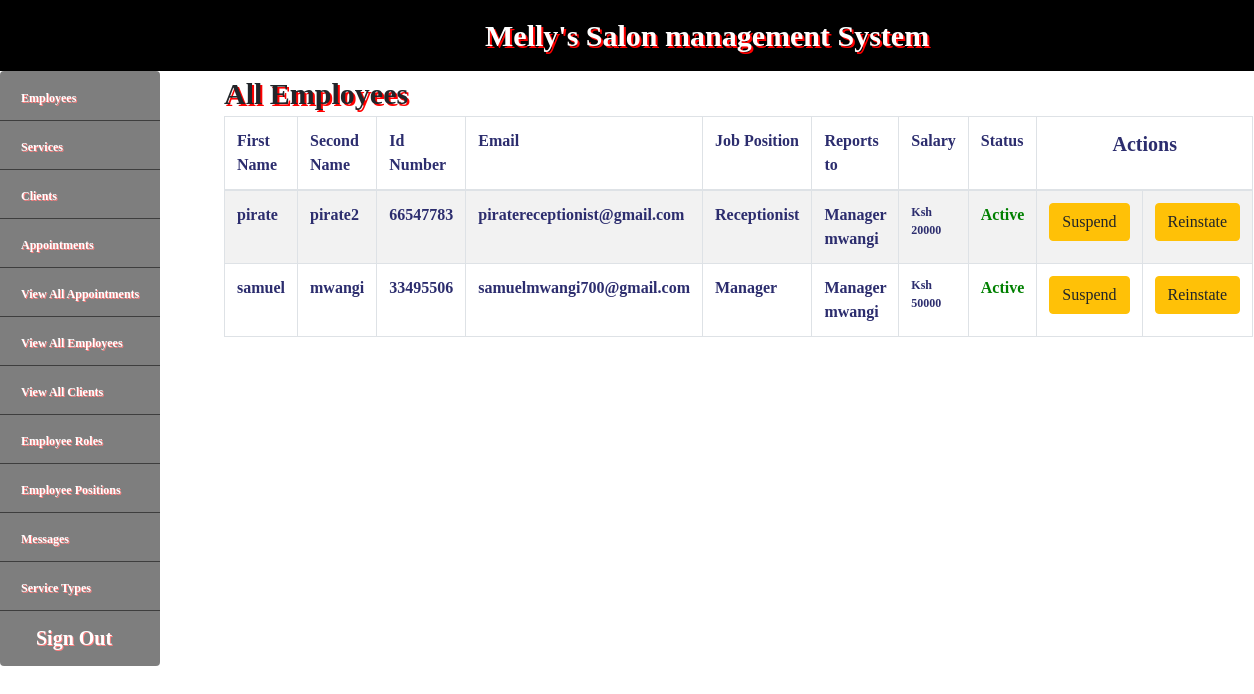
The page /Admin/emp.php (signed in) on the database its author committed.
### tables this page shows
CREATE TABLE `users` (
  `id` int(8) NOT NULL,
  `fname` varchar(100) NOT NULL,
  `sname` varchar(100) NOT NULL,
  `username` varchar(15) NOT NULL,
  `email` varchar(50) NOT NULL,
  `password` varchar(1000) NOT NULL,
  `c_id` int(8) NOT NULL,
  `c_tel` int(10) NOT NULL,
  `age` int(3) NOT NULL,
  `nationality` varchar(100) NOT NULL,
  `position` varchar(100) NOT NULL,
  `boss` varchar(50) NOT NULL,
  `pay` int(11) NOT NULL,
  `status` int(11) NOT NULL DEFAULT '1',
  `type` varchar(100) NOT NULL DEFAULT 'Customer',
  `time` timestamp NOT NULL DEFAULT CURRENT_TIMESTAMP
);

### Admin/emp.php (the view, shortened to what this page needs)
<?php
include('config.php');
if(isset($_SESSION['user'])){
?>
  <!DOCTYPE html>
  <html lang="en" dir="ltr">
  <head>
    <link rel="stylesheet" href="../Assets/css/bootstrap.min.css">
    <link rel="stylesheet" href="../Assets/css/custom.css">
  </head>
    <body>
      <div class="row">
      <nav class="navbar container-fluid">
      <div class="navbar-brand"id="header"><a href="dashboard.php" style="color:white;text-decoration:none;">Melly's Salon management System</a>
      </div>
      </div>
      <div class="container-fluid">
      <div class="row">
        <div class="col-lg-2 col-md-2 col-sm-2" style="margin-left:0px;">
        <?php include('sidebar.php'); ?>
        </div>
        <div class="col-lg-10 col-md-10 col-sm-10">
          <span id="header">All Employees</span>
          <table class="table table-bordered table-striped"style="color:#2C2D6E;font-family:cursive;font-weight:bold;">
            <thead>
              <tr>
                <td>First Name</td>
                <td>Second Name</td>
                <td>Id Number</td>
                <td>Email</td>
                <td>Job Position</td>
                <td>Reports to</td>
                <td>Salary</td>
                <td>Status</td>
                <td colspan="2" class="text-center" style="font-size:20px">Actions</td>
              </tr>
            </thead>
            <tbody>
              <?php
              $c="SELECT * FROM users WHERE type='Employee'";
              $qr=mysqli_query($conn,$c);
              while($ro=mysqli_fetch_array($qr)){
                $fn=$ro['fname'];
                $sn=$ro['sname'];
                ?>
              <tr>
                <td><?php echo $fn;?></td>
                <td><?php echo $sn;?></td>
                <td><?php echo $ro['c_id'];?></td>
                <td><?php echo $ro['email'];?></td>
                <td><?php echo $ro['position'];?></td>
                <td><?php echo $ro['boss'];?></td>
                <td style="font-size:12px;"><?php echo "Ksh ".$ro['pay'];?></td>
                <td><?php
                if($ro['status']==1){
                  echo "<span style='color:green'>Active</span>";
                }else{
                  echo "<span style='color:red'>Suspended</span>";
                }
                ?></td>
                <td><a  class="btn btn-warning btn-block"href="emp.php?sack=<?php echo $ro['id'];?>">Suspend</a></td>
                <td><a  class="btn btn-warning btn-block"href="emp.php?active=<?php echo $ro['id'];?>">Reinstate</a></td>
              </tr>
            <?php } ?>
            </tbody>
          </table>
        </div>
    </div>
    </body>
  </html>
<?php } else{
  header("Location: ../Admin");
}?>

### Admin/sidebar.php
<div class="row sidebar">
<ul class="list-group">
    <li class="list-group-item"><a href="employees.php">Employees</a></li>
  <li class="list-group-item"><a href="services.php">Services</a></li>
  <li class="list-group-item"><a href="clients.php">Clients</a></li>
  <li class="list-group-item"><a href="appointments.php">Appointments</a></li>
  <li class="list-group-item"><a href="view_all.php">View All Appointments</a></li>
  <li class="list-group-item"><a href="emp.php">View All Employees</a></li>
  <li class="list-group-item"><a href="ac.php">View All Clients</a></li>
  <li class="list-group-item"><a href="eroles.php">Employee Roles</a></li>
  <li class="list-group-item"><a href="ranks.php">Employee Positions</a></li>
  <li class="list-group-item"><a href="messages.php">Messages</a></li>
  <li class="list-group-item"><a href="types.php">Service Types</a></li>
  <li class="list-group-item"><a href="logout.php" style="font-size:20px">&nbsp;&nbsp;&nbsp;Sign Out</a></li>
</ul>
</div>

### Assets/css/custom.css (style rules this page uses)
.list-group { padding-left: 0px; }
.list-group-item { color: white; background-color: black; opacity: .5; }
.list-group-item a { color: white; font-family:cursive; font-size:12px; font-weight:bold; text-shadow:1px 1px red; }
.navbar-brand a { text-align: center; }

### Admin/emp.php (style rules this page uses)
#header { font-family:cursive; font-size:30px; font-weight:bold; text-shadow:2px 2px red; }
.navbar { background-color:black; color:white; padding-left: 500px; }

### rows shown on the page
users: fname "pirate", sname "pirate2", c "66547783", email "piratereceptionist@gmail.com", position "Receptionist", boss "Manager mwangi", pay "20000", status "Active"
users: fname "samuel", sname "mwangi", c "33495506", email "samuelmwangi700@gmail.com", position "Manager", boss "Manager mwangi", pay "50000", status "Active"
